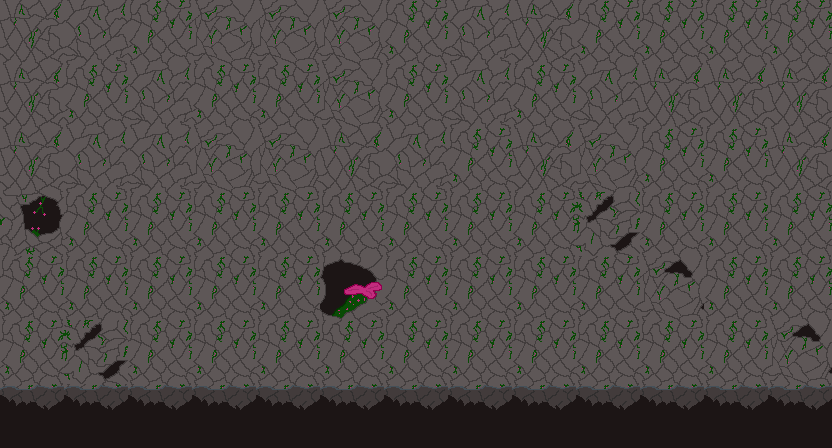

This game map was drawn from its Tiled (.tmx) file and the tilesets committed beside it. A one-line description and the full map source follow:
An orthogonal 13x7 tile map with 64x64 px tiles, 2 tile layers (background_terrain, foreground_terrain), 3 tilesets and 7 objects (2x wall, 2x shop, ceil, ground, spawn_point).

<map version="1.2" tiledversion="1.2.3" orientation="orthogonal" renderorder="right-down" width="13" height="7" tilewidth="64" tileheight="64" infinite="0" nextlayerid="20" nextobjectid="95">
 <tileset firstgid="1" source="tiles_terrain.tsx" />
 <tileset firstgid="101" source="Arana Hombre.tsx" />
 <tileset firstgid="102" source="shop1.tsx" />
 <layer id="11" name="background_terrain" width="13" height="7">
  <data encoding="csv">
2,3,1,4,4,4,1,3,2,1,1,1,1,
2,1,3,1,1,4,1,3,1,3,2,2,2,
2,3,3,4,4,2,3,1,2,4,1,1,2,
11,1,1,1,1,1,1,1,1,12,1,1,1,
1,1,1,1,1,14,1,1,1,1,13,1,1,
1,12,1,1,1,1,1,1,1,1,1,1,13,
1,1,1,1,1,1,1,1,1,1,1,1,1
</data>
 </layer>
 <objectgroup id="6" name="collisions">
  <object id="81" name="ceil" x="832" y="0">
   <polyline points="0,0 -832,0" />
  </object>
  <object id="84" name="ground" x="0.5" y="391.5">
   <polyline points="0,0 832,0" />
  </object>
  <object id="86" name="wall" x="0" y="391">
   <polyline points="0,0 0,-391" />
  </object>
  <object id="87" name="wall" x="832" y="0">
   <polyline points="0,0 0,393" />
  </object>
 </objectgroup>
 <objectgroup id="19" name="shops">
  <object id="93" name="shop" x="282" y="271" width="101.667" height="120.667" />
  <object id="94" name="shop" x="588" y="271" width="101.667" height="120.667" />
 </objectgroup>
 <objectgroup id="18" name="player_spawn">
  <object id="59" name="spawn_point" x="98" y="352">
   <point />
  </object>
 </objectgroup>
 <layer id="12" name="foreground_terrain" width="13" height="7">
  <data encoding="csv">
0,0,0,0,0,0,0,0,0,0,0,0,0,
0,0,0,0,0,0,0,0,0,0,0,0,0,
0,0,0,0,0,0,0,0,0,0,0,0,0,
0,0,0,0,0,0,0,0,0,0,0,0,0,
0,0,0,0,0,0,0,0,0,0,0,0,0,
0,0,0,43,0,0,43,0,0,0,0,0,0,
21,21,21,21,21,21,21,21,21,21,21,21,21
</data>
 </layer>
</map>